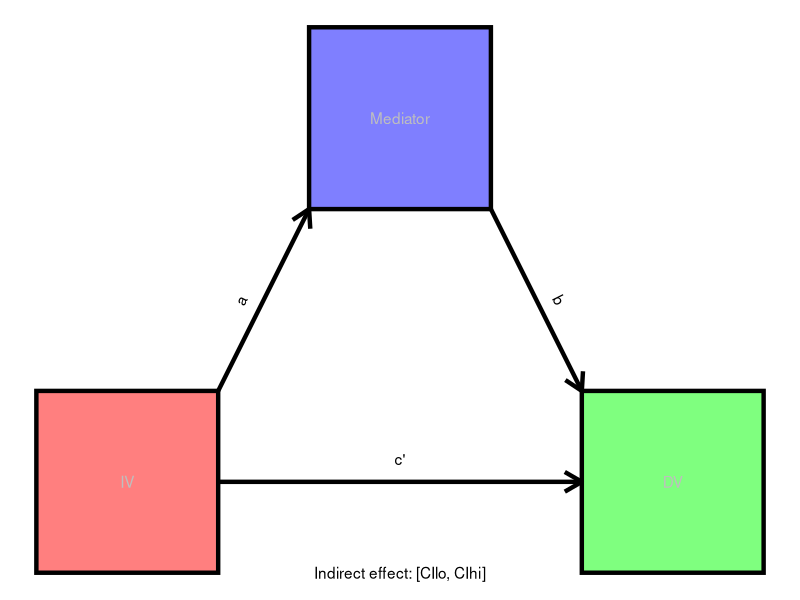

Source code (R):
library(ggplot2)

plot<-ggplot() +
  theme_void() +
  geom_rect(aes(xmin = 1, xmax = 3, ymin = 1, ymax = 3), colour = "black",
            fill = "red", alpha = .5, linewidth = 1.5) +
  geom_rect(aes(xmin = 4, xmax = 6, ymin = 5, ymax = 7), colour = "black",
            fill = "blue", alpha = .5, linewidth = 1.5) +
  geom_rect(aes(xmin = 7, xmax = 9, ymin = 1, ymax = 3), colour = "black",
            fill = "green", alpha = .5, linewidth = 1.5) +
  geom_segment(aes(x = 3, y = 3, xend = 4, yend = 5), linewidth = 1.5,
               arrow = arrow(length = unit(.5,"cm"))) +
  geom_segment(aes(x = 6, y = 5, xend = 7, yend = 3), linewidth = 1.5,
               arrow = arrow(length = unit(.5,"cm"))) +
  geom_segment(aes(x = 3, y = 2, xend = 7, yend = 2), linewidth = 1.5,
               arrow = arrow(length = unit(.5,"cm"))) +
  geom_text(aes(x = 2, y = 2 , label = "IV"), colour = "grey") +
  geom_text(aes(x = 8, y = 2 , label = "DV"), colour = "grey") +
  geom_text(aes(x = 5, y = 6 , label = "Mediator"), colour = "grey") +
  geom_text(aes(x = 5, y = 2.25 , label = "c'")) +
  geom_text(aes(x = 3.25, y = 4 , label = "a"), angle = atan2(2,1) * (180 / pi)) +
  geom_text(aes(x = 6.75, y = 4 , label = "b"), angle = 360 - atan2(2,1) * (180 / pi)) +
  geom_text(aes(x = 5, y = 1 , label = "Indirect effect: [CIlo, CIhi]"))
                 
  
